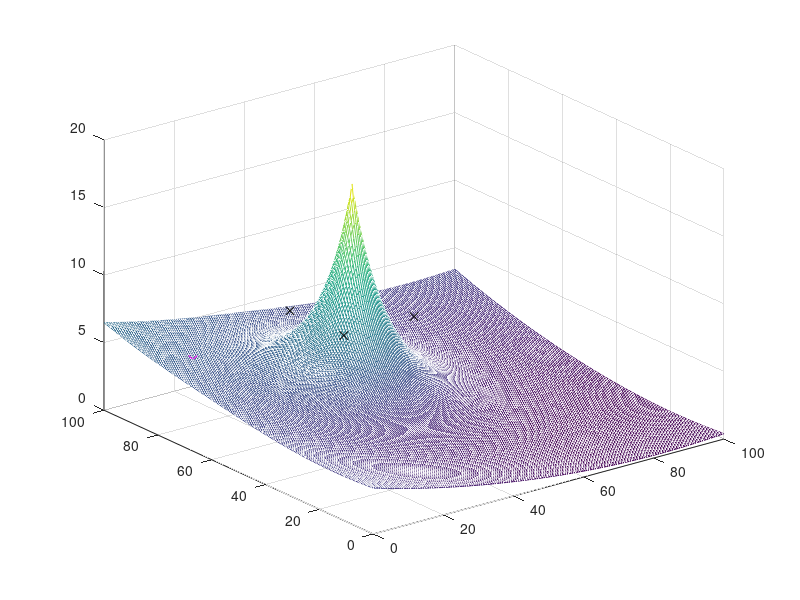
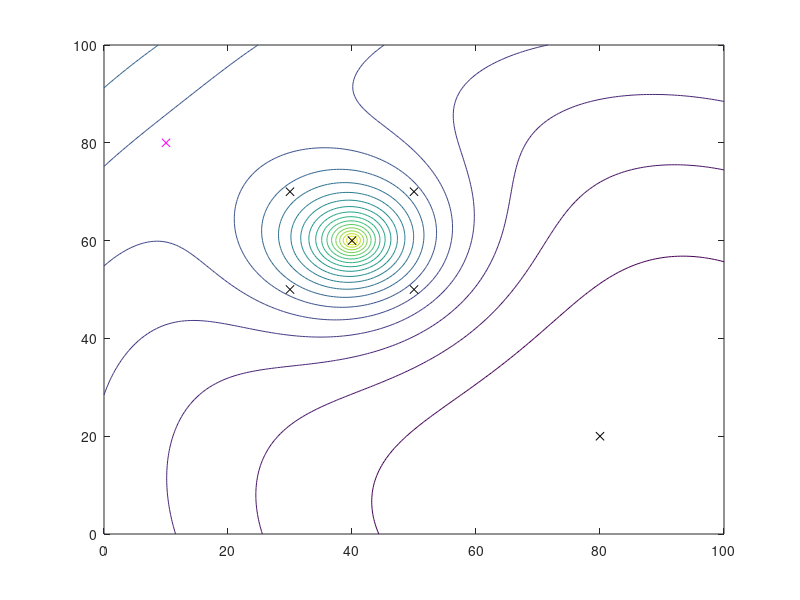

These charts were generated, in order, by the following MATLAB code:
clear;
close all;
clc;

% Workspace Dimension
xlim = 100;           % X Limit
ylim = 100;           % Y Limit
q_goal = [80 20];        % Goal = [80,20];

% Parameters

x_Init = 10;             % X Start Point
y_Init = 80;             % Y Start Point

% Obstacle Coordinates 
x_CO = [30 50 50 30];    % X Coordinate Points
y_CO = [50 50 70 70];    % Y Coordinate Points

x_CE = 40;               % X Center Point in Square
y_CE = 60;               % Y Center Point in Square

x = 0:0.5:100;
y = 0:0.5:100;

[X, Y] = meshgrid(x, y);

% Attractive potential function
Xi = 0.001;
u_att = 1/2 * Xi *((X - q_goal(1)).^2 + (Y - q_goal(2)).^2);

% Distance 
d = sqrt((y_CE - Y).^2 + (x_CE - X).^2);
d2 = (d/10) + 2;

% Repulsive potential function
nu = 100;
d0 = 10;

u_rep = nu*((1./d2 - 1/d0).^2);
u_rep(d2 > d0) = 0;

u_total = u_att + u_rep;

% Radial repulsive potential

figure(1);
mesh(X, Y, u_total);
hold on;
plot3(q_goal(1), q_goal(2), 0, 'xw');
plot3(x_CO, y_CO, [8 8 8 8], 'xk');
plot3(x_Init, y_Init, u_total(find(y == y_Init), find(x == x_Init)), 'xm');
hold off;

figure(2);
contour(X, Y, u_total, 20);
hold on;
plot3(q_goal(1), q_goal(2), 0, 'xk');
plot3(x_CE, y_CE, 0, 'xk');
plot3(x_CO, y_CO, [0 0 0 0], 'xk');
plot3(x_Init, y_Init, u_total(find(y == y_Init), find(x == x_Init)), 'xm');
hold off;
